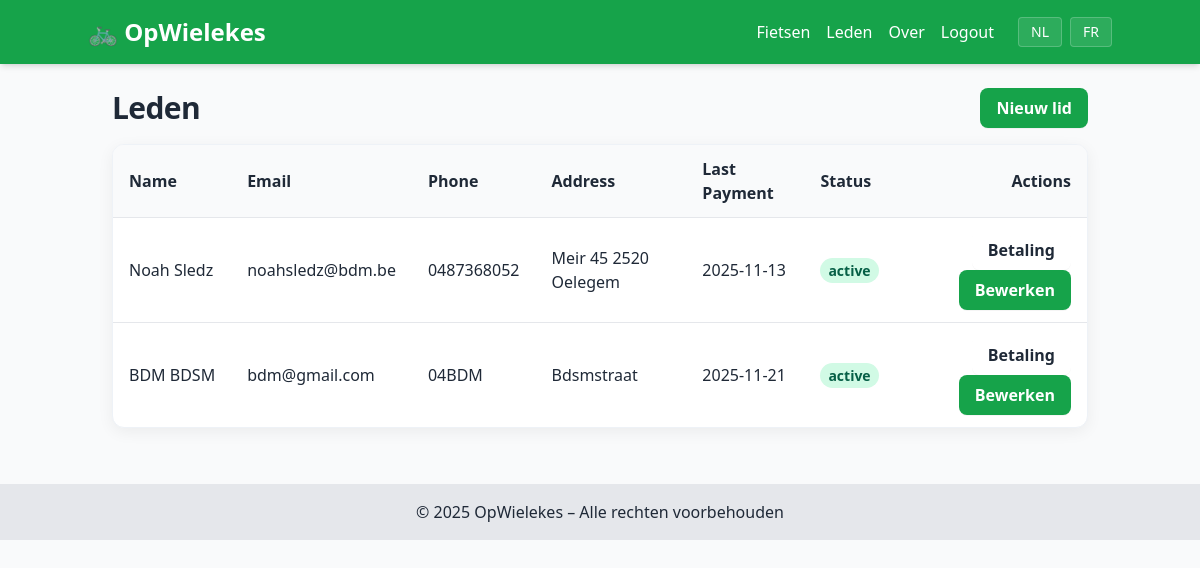
/members (signed in), run on an earlier commit of the app's database.
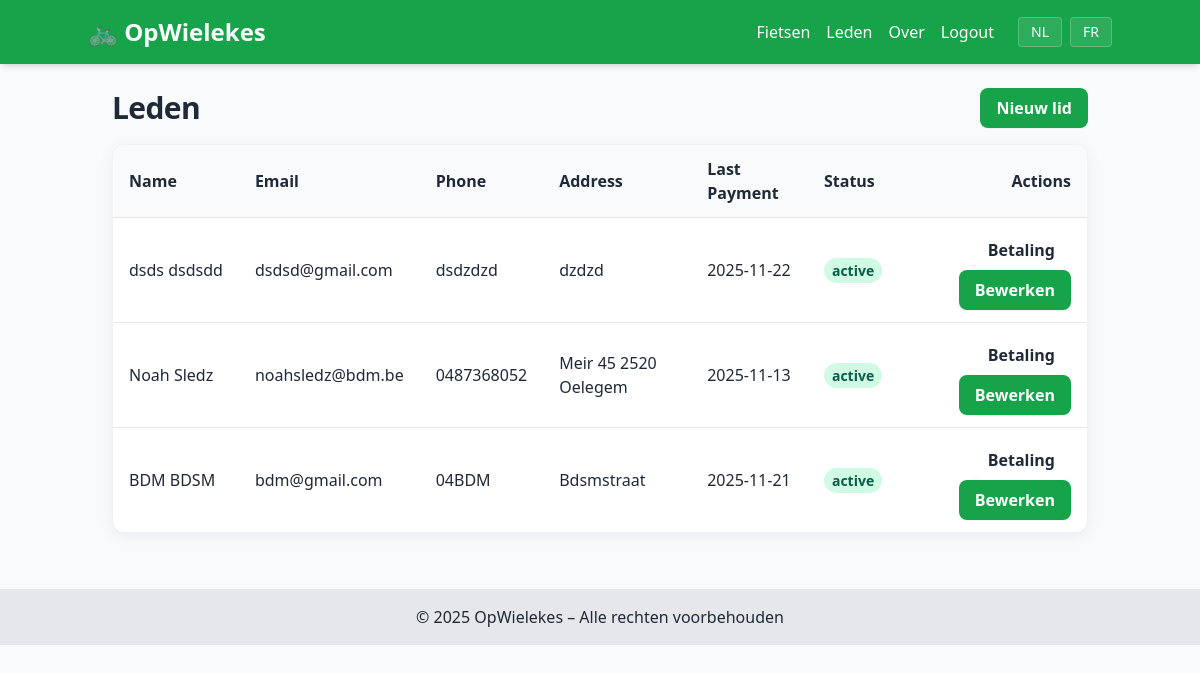
And on a later commit of the database.
### models.py (models this page shows)
class Member(db.Model):
    __tablename__ = 'member'
    member_id = db.Column(db.String, primary_key=True, default=gen_uuid)
    created_at = db.Column(db.DateTime, default=datetime.utcnow)
    first_name = db.Column(db.String(100), nullable=False)
    last_name = db.Column(db.String(100), nullable=False)
    email = db.Column(db.String(120))
    phone = db.Column(db.String(30))
    address = db.Column(db.String(255))
    last_payment = db.Column(db.Date)
    status = db.Column(db.String(20), default='active')  # active | inactive | paused
    children = db.relationship('Child', backref='member', cascade='all, delete-orphan', lazy=True)

### routes.py (the view)
    def wrapper(*args, **kwargs):
        if not session.get('user_id'):
            return redirect(url_for('main.login'))
        return view(*args, **kwargs)

### i18n.py (called while the page is built)
def get_translator(lang: str) -> Callable[[str], str]:
    mapping = TRANSLATIONS.get(lang, {})
    def t(s: str) -> str:
        return mapping.get(s, s)
    return t

### routes.py (called while the page is built)
def login_required(view):
    def wrapper(*args, **kwargs):
        if not session.get('user_id'):
            return redirect(url_for('main.login'))
        return view(*args, **kwargs)
    wrapper.__name__ = view.__name__
    return wrapper

@main.route('/members')
@login_required
def members_list():
    members = Member.query.order_by(Member.created_at.desc()).all()
    return render_template('members.html', members=members)

### templates/members.html
{% extends "base.html" %}
{% block content %}
<div class="flex items-center justify-between mb-4">
  <h2 class="section-title text-2xl md:text-3xl font-semibold">Leden</h2>
  <a href="{{ url_for('main.members_new') }}" class="btn btn-primary">Nieuw lid</a>
</div>
<div class="card overflow-x-auto">
  <table class="min-w-full text-left">
    <thead class="bg-gray-50">
      <tr>
        <th class="py-3 px-4">Name</th>
        <th class="py-3 px-4">Email</th>
        <th class="py-3 px-4">Phone</th>
        <th class="py-3 px-4">Address</th>
        <th class="py-3 px-4">Last Payment</th>
        <th class="py-3 px-4">Status</th>
        <th class="py-3 px-4 text-right">Actions</th>
      </tr>
    </thead>
    <tbody>
      {% for m in members %}
      <tr class="border-t">
        <td class="py-3 px-4 whitespace-nowrap font-medium">{{ m.first_name }} {{ m.last_name }}</td>
        <td class="py-3 px-4">{{ m.email or '-' }}</td>
        <td class="py-3 px-4">{{ m.phone or '-' }}</td>
        <td class="py-3 px-4">{{ m.address or '-' }}</td>
        <td class="py-3 px-4">
          {% if m.last_payment %}
            {{ m.last_payment.strftime('%Y-%m-%d') }}
          {% else %}
            <span class="text-orange-600">No payment</span>
          {% endif %}
        </td>
        <td class="py-3 px-4">
          <span class="badge {% if m.status == 'active' %}badge-success{% else %}badge-danger{% endif %}">
            {{ m.status or 'inactive' }}
          </span>
        </td>
        <td class="py-3 px-4 text-right space-x-2">
          <a class="btn" href="{{ url_for('main.members_payment', member_id=m.member_id) }}">Betaling</a>
          <a class="btn btn-primary" href="{{ url_for('main.members_edit', member_id=m.member_id) }}">Bewerken</a>
        </td>
      </tr>
      {% else %}
      <tr>
        <td class="py-6 px-4 text-gray-600" colspan="7">Geen leden gevonden. Voeg je eerste lid toe.</td>
      </tr>
      {% endfor %}
    </tbody>
  </table>
</div>
{% endblock %}

### templates/base.html (shortened to what this page needs)
<!DOCTYPE html>
<html lang="{{ current_lang }}">
<head>
  <script src="https://cdn.tailwindcss.com"></script>
  <link rel="stylesheet" href="{{ url_for('static', filename='css/styles.css') }}">
</head>
<body class="bg-gray-50 text-gray-800">
  <nav class="navbar bg-green-600 text-white p-4 shadow-md">
    <div class="container mx-auto flex justify-between items-center">
  <h1 class="text-2xl font-bold">🚲 OpWielekes</h1>
      <div class="flex items-center gap-4">
        {% if session.get('user_id') %}
          <a href="{{ url_for('main.bike_list') }}" class="hover:underline">{{ t('Fietsen') }}</a>
          <a href="{{ url_for('main.members_list') }}" class="hover:underline">{{ t('Leden') }}</a>
          <a href="{{ url_for('main.about') }}" class="hover:underline">{{ t('Over') }}</a>
          <a href="{{ url_for('main.logout') }}" class="hover:underline">{{ t('Logout') }}</a>
        {% endif %}
        <div class="ml-2 inline-flex items-center gap-2 text-sm">
          <a class="px-3 py-1 rounded border border-white/20 bg-white/10 hover:bg-white/20" href="{{ url_for('main.set_language', lang_code='nl', next=request.full_path) }}">NL</a>
          <a class="px-3 py-1 rounded border border-white/20 bg-white/10 hover:bg-white/20" href="{{ url_for('main.set_language', lang_code='fr', next=request.full_path) }}">FR</a>
        </div>
      </div>
    </div>
  </nav>
  <main class="container mx-auto p-6">
    {% block content %}{% endblock %}
  </main>
  <footer class="bg-gray-200 text-center py-4 mt-8">
    <p>{{ t('© 2025 OpWielekes – Alle rechten voorbehouden') }}</p>
  </footer>
</body>
</html>

### static/css/styles.css (style rules this page uses)
:root { --brand: #16a34a; --brand-700: #15803d; --ink: #1f2937; --muted: #6b7280; --ring: rgba(22, 163, 74, 0.25); }
* { -webkit-tap-highlight-color: transparent; }
html { scroll-behavior: smooth; }
body { color: var(--ink); }
.navbar { position: sticky; top: 0; z-index: 40; backdrop-filter: saturate(1.2) blur(4px); }
.card { background: #fff; border: 1px solid #eef2f7; border-radius: 0.75rem; box-shadow: 0 4px 16px rgba(2, 6, 23, 0.06); overflow: hidden; transition: transform 220ms ease, box-shadow 220ms ease, border-color 220ms ease; }
.btn { display: inline-flex; align-items: center; justify-content: center; gap: 0.5rem; padding: 0.5rem 1rem; border-radius: 0.5rem; font-weight: 600; transition: background-color 180ms ease, color 180ms ease, box-shadow 180ms ease, transform 120ms ease; box-shadow: 0 1px 0 rgba(0,0,0,0.04); }
.btn-primary { color: #fff; background: var(--brand); }
.badge { display: inline-flex; align-items: center; padding: 0.125rem 0.5rem; border-radius: 9999px; font-size: 0.875rem; font-weight: 600; }
.badge-success { color: #065f46; background: #d1fae5; }
.section-title { letter-spacing: -0.02em; }
.container { max-width: 1280px; }

What changed in the data, as far as the page shows it:
added Member: first_name "dsds", last_name "dsdsdd", email "dsdsd@gmail.com", phone "dsdzdzd", address "dzdzd", last_payment "2025-11-22", status "active"
